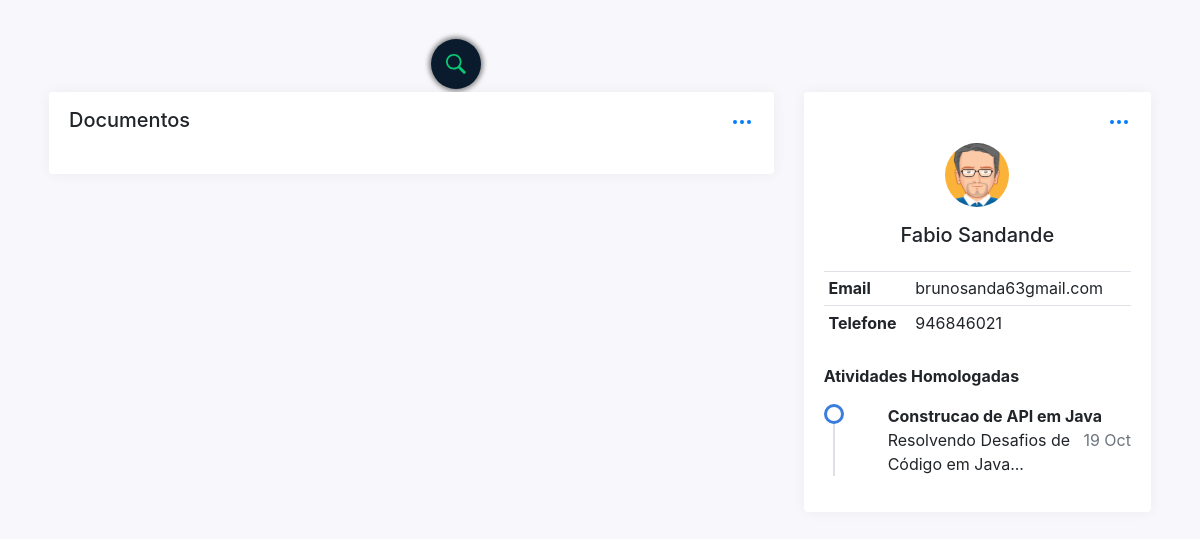
Screenshot of /docs_aluno.php?id=4 with the database file from the repository.
### tables this page shows
CREATE TABLE `aluno` (
  `id` int(11) NOT NULL,
  `nome` varchar(150) NOT NULL,
  `email` varchar(150) NOT NULL,
  `telefone` int(11) NOT NULL,
  `curso` varchar(150) NOT NULL,
  `foto` varchar(300) NOT NULL
);

CREATE TABLE `documento` (
  `idDoc` int(11) NOT NULL,
  `nome` varchar(150) NOT NULL,
  `tipo` varchar(150) NOT NULL,
  `horas` int(11) NOT NULL,
  `status` int(11) NOT NULL,
  `ficheiroCaminho` varchar(200) NOT NULL,
  `dataEnviado` datetime NOT NULL DEFAULT current_timestamp(),
  `idAluno` int(11) NOT NULL,
  `obs` varchar(300) NOT NULL
);

### funcoes/conexao.php (called while the page is built)
<?php
function conectar()
{
    $username = "root";
    $password = "";
    $hostname = "localhost";
    $bd = "incompanybd";
    $conn = mysqli_connect($hostname, $username, $password, $bd);
    if (mysqli_connect_errno($conn)) {
        echo "Problemas	para	conectar	no	banco.	Erro:	";
        echo    mysqli_connect_error();
        die();
    } else {
        return $conn;
    }
}

### funcoes/CRUD_ALUNO.php (called while the page is built, shortened)
<?php
include("conexao.php");
class CRUD_ALUNO
{
    private $conexao;
    function __construct()
    {
        $this->conexao = conectar();
    }
    function listar_por_id($id)
    {
        $sqlBusca = "SELECT	* FROM aluno where id={$id}";
        $resultado = mysqli_query($this->conexao,    $sqlBusca);
        $aluno = [];
        while ($estudante = @mysqli_fetch_assoc($resultado)) {
            $aluno[] = $estudante;
        }
        return $aluno;
    }
}

### funcoes/CRUD_Documento.php (called while the page is built, shortened)
<?php
include_once("conexao.php");
class CRUD_Documento
{
    private $conexao;
    function __construct()
    {
        $this->conexao = conectar();
    }
    function listar_por_id($id)
    {
        $sqlBusca = "SELECT	* FROM documento where idAluno={$id} and status=1 limit 7";
        $resultado = mysqli_query($this->conexao,    $sqlBusca);
        $doc = [];
        while ($documento = @mysqli_fetch_assoc($resultado)) {
            $doc[] = $documento;
        }
        return $doc;
    }
}

### docs_aluno.php (the view, shortened to what this page needs)
<!DOCTYPE html>
<?php
include_once('funcoes/CRUD_ALUNO.php');
$alunoObjeto = new CRUD_ALUNO();
include_once('funcoes/CRUD_Documento.php');
$documentoObjeto = new CRUD_Documento();
if (isset($_GET['id'])) {
	$id = $_GET['id'];
	$aluno = $alunoObjeto->listar_por_id($id);
	$documentosAluno = $documentoObjeto->listar_por_id($id);
}
?>
<html lang="pt">
<head>
	<link href="dist/css/bootstrap.min.css" rel="stylesheet">
	<link href="dist/css/estiloDocView.css" rel="stylesheet">
</head>
<body>
	<div class="search-box">
		<a class="search-btn">
			<img src="assets/img/lupa.svg" alt="Lupa" height="20" width="20">
		</a>
	</div>
	<div class="container">
		<div class="container-fluid p-1">
			<div class="row">
				<div class="col-xl-8">
					<div class="card">
						<div class="card-header pb-0">
							<div class="card-actions float-right">
								<div class="dropdown show">
									<a href="#" data-toggle="dropdown" data-display="static">
									</a>
								</div>
							</div>
							<h5 class="card-title mb-0">Documentos</h5>
						</div>
						<div class="card-body" id="resultado">
						</div>
					</div>
				</div>
				<div class="col-xl-4">
					<div class="card">
						<div class="card-header">
							<div class="card-actions float-right">
								<div class="dropdown show">
									<a href="#" data-toggle="dropdown" data-display="static">
									</a>
								</div>
							</div>
						</div>
						<div class="card-body">
							<div class="row g-0">
								<?php foreach ($aluno as $estudante) : ?>
									<div class="teste col-sm-3 col-xl-12 col-xxl-3 text-center">
										<img src="assets/img/<?php echo $estudante['foto'];?>" width="64" height="64" class="rounded-circle mt-2" alt="Angelica Ramos">
										<p>
										<h5 class="card-title mb-0"><?php echo $estudante['nome'] ?></h5>
										</p>
									</div>
							</div>
							<table class="table table-sm mt-2 mb-4">
								<tbody>
									<tr>
										<th>Email</th>
										<td><?php echo $estudante['email']; ?></td>
									</tr>
									<tr>
										<th>Telefone</th>
										<td><?php echo $estudante['telefone']; ?></td>
									</tr>
								</tbody>
							</table>
							<strong>Atividades Homologadas</strong>
							<ul class="timeline mt-3 mb-0">
								<?php foreach ($documentosAluno as $doc) : ?>
									<li class="timeline-item ml-4 mt-0">
										<strong><?php echo $doc['nome']; ?></strong>
										<span class="float-right text-muted text-sm">
											<?php $date = new DateTime($doc['dataEnviado']);
											echo $date->format('d M');  ?></span>
										<p><?php echo $doc['obs']; ?>...</p>
									</li>
								<?php endforeach; ?>
							</ul>
						<?php endforeach; ?>
						</div>
					</div>
				</div>
			</div>
		</div>
	</div>
</body>
</html>

### rows the page displays
aluno: foto (picture), nome "Fabio Sandande", email "brunosanda63gmail.com", telefone "946846021"
documento: nome "Construcao de API em Java", dataEnviado "19 Oct", obs "Resolvendo Desafios de Código em Java"
